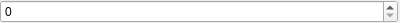
<?xml version="1.0" encoding="UTF-8"?>
<ui version="4.0">
 <class>IntegerEdit</class>
 <widget class="QWidget" name="IntegerEdit">
  <property name="geometry">
   <rect>
    <x>0</x>
    <y>0</y>
    <width>400</width>
    <height>20</height>
   </rect>
  </property>
  <property name="windowTitle">
   <string notr="true">Form</string>
  </property>
  <layout class="QHBoxLayout" name="horizontalLayout">
   <property name="spacing">
    <number>2</number>
   </property>
   <property name="leftMargin">
    <number>0</number>
   </property>
   <property name="topMargin">
    <number>0</number>
   </property>
   <property name="rightMargin">
    <number>2</number>
   </property>
   <property name="bottomMargin">
    <number>0</number>
   </property>
   <item>
    <widget class="QSpinBox" name="spinBox"/>
   </item>
  </layout>
 </widget>
 <resources/>
 <connections/>
</ui>
